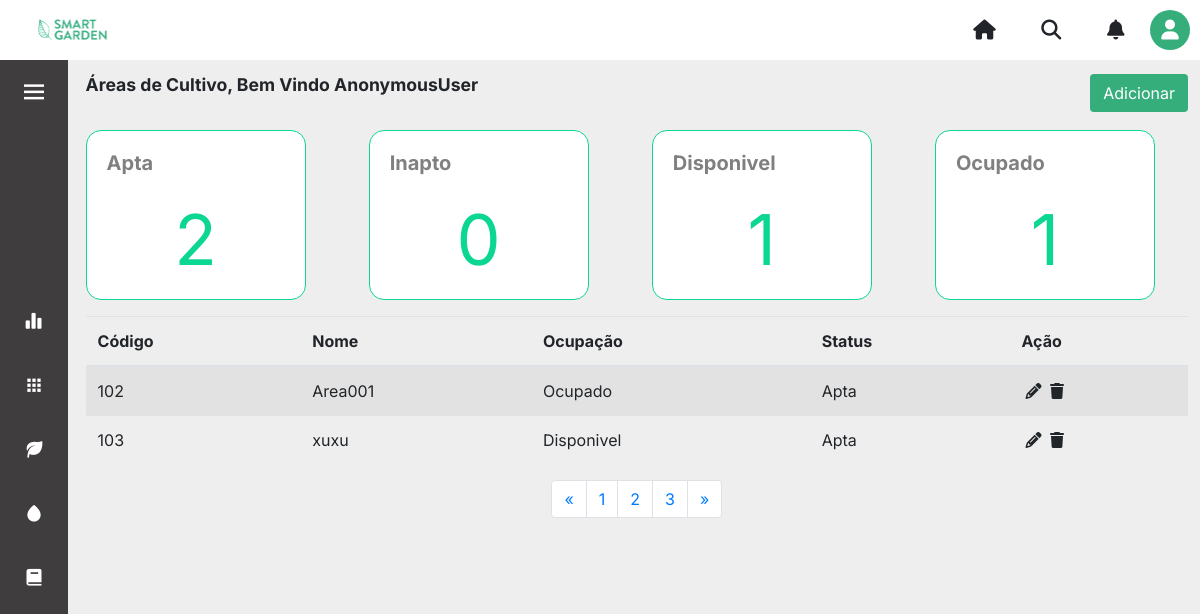
Page /areas/ on the earlier database version.
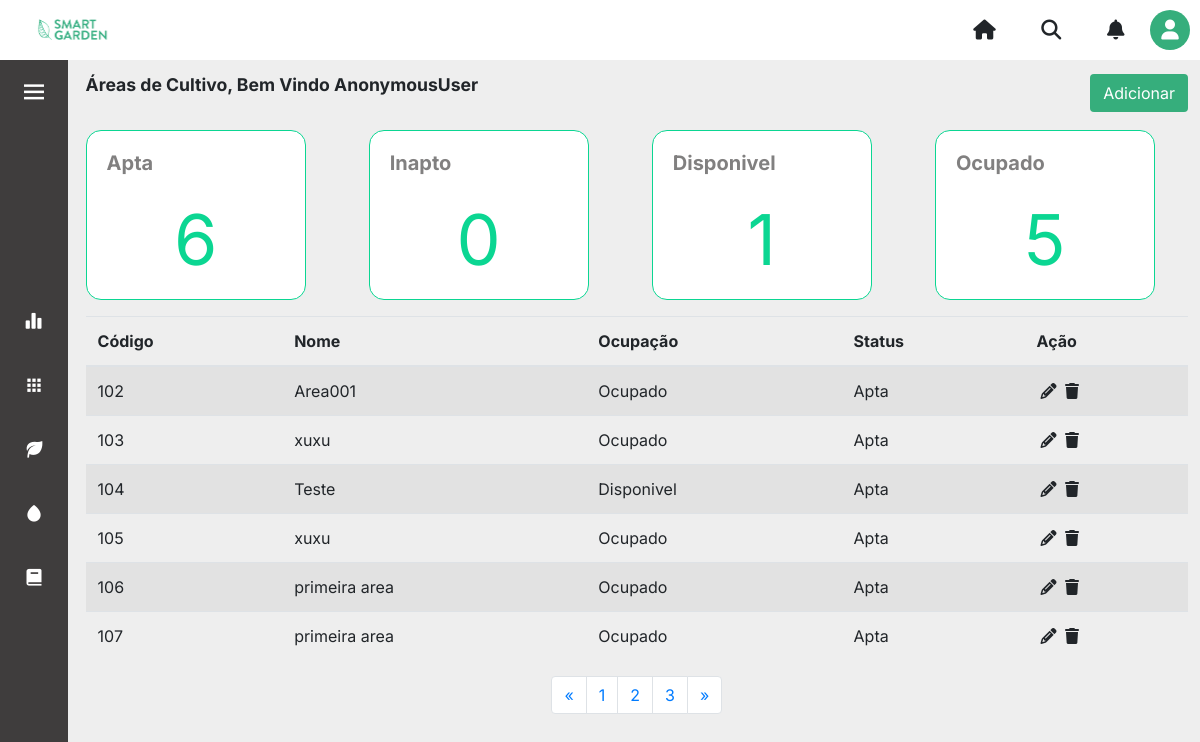
Same page on the later database version.
### core/models.py (models this page shows, shortened)
class AreaCultivo(models.Model):
    nome = models.CharField(max_length=100)
    disponivel = models.BooleanField(blank=True, null=False, default=True)
    apta = models.BooleanField(blank=False, null=False, default=True)

### core/views.py (the view)
# urls.py: path('areas/', views.areas, name='areas'),
def areas(request):
    areas = AreaCultivo.objects.all()
    qntDisponivel = AreaCultivo.objects.filter(disponivel=True).count()
    qntOcupado = AreaCultivo.objects.filter(disponivel=False).count()
    qntApta = AreaCultivo.objects.filter(apta=True).count()
    qntInapta = AreaCultivo.objects.filter(apta=False).count()
    contexto = {
        'areas': areas,
        'qntDisponivel': qntDisponivel,
        'qntOcupado': qntOcupado,
        'qntApta': qntApta,
        'qntInapta': qntInapta,
    }
    return render(request, 'areas.html', contexto)

### templates/areas.html (shortened to what this page needs)
{% extends 'layout.html' %} {% load static %} {% block content %}
<div>
	<div class="d-flex align-items-center justify-content-between mb-3">
		<p class="title-page">Áreas de Cultivo, Bem Vindo {{user}}</p>
		<a href="{% url 'cadastrar_areas' %}"><button type="button" class="btn btn_salvar">Adicionar</button></a>
	</div>
	<div class="row">
		<div class="col-sm-3">
			<div class="card">
				<div class="card-body">
					<h5 class="card-title">Apta</h5>
					<p class="card-text">{{qntApta}}</p>
				</div>
			</div>
		</div>
		<div class="col-sm-3">
			<div class="card">
				<div class="card-body">
					<h5 class="card-title">Inapto</h5>
					<p class="card-text">{{qntInapta}}</p>
				</div>
			</div>
		</div>
		<div class="col-sm-3">
			<div class="card">
				<div class="card-body">
					<h5 class="card-title">Disponivel</h5>
					<p class="card-text">{{qntDisponivel}}</p>
				</div>
			</div>
		</div>
		<div class="col-sm-3">
			<div class="card">
				<div class="card-body">
					<h5 class="card-title">Ocupado</h5>
					<p class="card-text">{{qntOcupado}}</p>
				</div>
			</div>
		</div>
	</div>
	<div>
		<table class="table table-striped table-hover mt-3">
			<thead class="border-botton border-secondary">
				<tr>
					<th scope="col">Código</th>
					<th scope="col">Nome</th>
					<th scope="col">Ocupação</th>
					<th scope="col">Status</th>
					<th scope="col"></i>Ação</th>
				</tr>
			</thead>
			<tbody>
				{% for area in areas %}
				<tr>
					<td scope="row">{{area.id}}</td>
					<td>{{area.nome}}</td>
					{% if area.disponivel == True %}
					<td>Disponivel</td>
					{% else %}
					<td>Ocupado</td>
					{% endif %} {% if area.apta == True %}
					<td>Apta</td>
					{% else %}
					<td>Inapta</td>
					{% endif %}
					<td>
						<a href='{% url 'update_areas' area.id%}' class="m-1">
							<i class="fa-solid fa-pencil text-black"></i></a>
						<a data-toggle="modal" data-target="#modal_confirm" href='{% url 'delete_areas' area.id %}'>
							<i class="fa-sharp fa-solid fa-trash text-black" data-toggle="modal fade" data-target="#exampleModal"></i>
						</a>
					</td>
				</tr>
				{% endfor %}
			</tbody>
		</table>
	</div>
	<div class="container_pagination">
		<nav aria-label="Page-navigation"  class="d-flex align-itens justify-content-around" style="margin-top: 0px;">
			<ul class="pagination">
			<li class="page-item ">
				<a class="page-link" href="#" aria-label="Previous">
				<span aria-hidden="true">&laquo;</span>
				</a>
			</li>
			<li class="page-item"><a class="page-link" href="#">1</a></li>
			<li class="page-item"><a class="page-link" href="#">2</a></li>
			<li class="page-item"><a class="page-link" href="#">3</a></li>
			<li class="page-item">
				<a class="page-link" href="#" aria-label="Next">
				<span aria-hidden="true">&raquo;</span>
				</a>
			</li>
			</ul>
		</nav>
	</div>
{% endblock %}

### templates/layout.html (shortened to what this page needs)
{%load static%}
<!DOCTYPE html>
<html lang="pt-BR">
	<head>
		<link rel="stylesheet" href="https://cdn.jsdelivr.net/npm/bootstrap@4.6.2/dist/css/bootstrap.min.css">		<link rel="stylesheet" href="{%static 'css/layout.css'%}" />
		<link rel="stylesheet" href="{%static 'css/layout_header.css'%}" />
		<link rel="stylesheet" href="{%static 'css/layout_sidebar.css'%}" />
		<link rel="stylesheet" href="{%static 'css/global.css'%}" />
		<link rel="stylesheet" href="{%static 'css/areas.css'%}" />
		<link rel="stylesheet" href="{%static 'css/forms.css'%}" />
		<link href="https://cdn.jsdelivr.net/npm/boxicons@latest/css/boxicons.min.css" rel="stylesheet" />
		<link href="https://cdn.jsdelivr.net/npm/boxicons@latest/css/boxicons.min.css" rel="stylesheet"/>
	</head>
	<body id="body-pd">
		<section class="layout">
			<header>{% include 'partials/_header.html' %}</header>
			<aside id="section-pd">{% include 'partials/_sidebar.html' %}</aside>
			<main id="main-ml">{% block content %} {% endblock %}</main>
		</section>
	</body>
</html>

### templates/partials/_header.html (shortened to what this page needs)
{%load static%}
<div>
	<div class="list-itens">
		<ul class="itens mb-0">
			<div>
				<li class="logo">
					<a href="{% url "inicio" %}"><img src="{%static 'img/LOGO.png'%}" alt="logo" height="38px" width="89,5px"/></a>
				</li>
			</div>
			<div>
				<li>
					<a href="{% url "inicio" %}"><i class="fa-solid fa-house"></i></a>
				</li>
				<li>
					<a href="#"><i class="fa-solid fa-magnifying-glass"></i></a>
				</li>
				<li>
					<a href="#"><i class="fa-solid fa-bell"></i></a>
				</li>
				<li>
					<div class="circle">
						<div class="dropdown">
							<a href="#" data-toggle="dropdown"><i class="fa-solid fa-user" ></i></a>
						  </div>
					</div>
				</li>
			</div>
		</ul>
	</div>
</div>

### templates/partials/_sidebar.html (shortened to what this page needs)
<div class="l-navbar" id="nav-bar">
	<nav class="nav">
		<div class="btn-toggle">
			<i class="bx bx-menu" id="btn-toggle"></i>
		</div>
		<div class="nav_list">
			<a href="{% url 'inicio' %}" class="nav_link link_sidebar" id="link_inicio">
				<i class="bx bxs-bar-chart-alt-2 nav_icon"></i>
			</a>
			<a href="{% url 'areas' %}" class="nav_link link_sidebar" id="link_areas">
				<i class="bx bxs-grid nav_icon"></i>
			</a>
			<a href="{% url 'plantacoes' %}" class="nav_link link_sidebar" id="link_plantacoes">
				<i class="bx bxs-leaf nav_icon"></i>
			</a>
			<a href="	{% url 'irrigacoes' %}" class="nav_link link_sidebar" id="link_irrigacoes">
				<i class="bx bxs-droplet nav_icon"></i>
			</a>
			<a href="#" class="nav_link link_sidebar" id="link_tarefas">
				<i class="bx bxs-book nav_icon"></i>
			</a>
		</div>
	</nav>
</div>

### static/css/layout.css (style rules this page uses)
body { background-color: var(--light-color); }
.layout { display: grid; grid-template-rows: auto auto; grid-template-areas: 'header' 'header' 'aside' 'main'; overflow-x: hidden; }
header { grid-area: header; width: 100%; position: fixed; z-index: 2; }
main { grid-area: main; min-height: 100vh; padding-bottom: 2rem; position: relative; transition: 0.5s; padding-top: 1rem; padding-left: calc(var(--nav-width) + 1.1rem); padding-right: 1%; background-color: var(--light-color); max-width: 100vw; }
aside { grid-area: aside; z-index: 1; margin-top: 3.5rem; }

### static/css/layout_header.css (style rules this page uses)
.itens { display: flex; align-items: center; padding: 10px; background-color: var(--white-color); list-style: none; font-size: 20px; justify-content: space-between; }
.itens li { display: inline-block; }
.itens li a { color: inherit; margin: 20px; }
.circle { display: flex; width: 40px; height: 40px; background-color: var(--green-secondary); border-radius: 25px; justify-content: center; align-items: center; }
.circle a i { color: var(--white-color); }

### static/css/layout_sidebar.css (style rules this page uses)
a { text-decoration: none; }
.btn-toggle { color: var(--white-color); font-size: 30px; cursor: pointer; margin-left: calc((var(--nav-width) - 30px) / 2); }
.l-navbar { position: fixed; top: 5; left: -30%; width: var(--nav-width); height: 100vh; background-color: var(--gray-dark); padding: 0.5rem 1rem 0 0; transition: 0.5s; z-index: var(--z-fixed); }
.nav { height: 70%; display: flex; flex-direction: column; justify-content: space-between; overflow: hidden; }
.nav_logo, .nav_link { display: grid; grid-template-columns: max-content max-content; align-items: center; column-gap: 1rem; padding: 0.5rem 0 0.5rem 1.5rem; }
.nav_link { position: relative; color: var(--white-color); margin-bottom: 1.5rem; transition: 0.3s; }
.nav_icon { font-size: 1.25rem; }
@media screen and (min-width: 350px) { .l-navbar { left: 0; padding: 1rem 1rem 0 0; } }

### static/css/global.css (style rules this page uses)
* { margin: 0; padding: 0; }
:root { --nav-width: 68px; --gray-dark: #3f3d3d; --green-primary: #0bd692; --green-secondary: #36ae7c; --white-color: #ffffff; --light-color: #eeeeee; --body-font: 'Inter', sans-serif; --title-font: 'Roboto' sans-serif; --font-name: 'Raleway', sans-serif; --normal-font-size: 1rem; --z-fixed: 100; }
body { position: relative; font-family: var(--body-font); font-size: var(--normal-font-size); transition: 0.5s; max-width: 100vw; }
.title-page { font-family: var(--title-font); font-weight: 700; font-size: 1.1rem; }

### static/css/areas.css (style rules this page uses)
a { color: inherit; }
.card { border: solid 1px var(--green-primary); border-radius: 15px; padding: 0; margin: 0; width: 220px; height: 170px; }
.card-title { font-size: 20px; font-weight: bolder; color: #3f3d3d; display: flex; opacity: 65%; }
.card-text { color: var(--green-primary); font-size: 70px; display: flex; justify-content: center; }

### static/css/forms.css (style rules this page uses)
.btn_salvar, .btn_salvar:hover { background-color: var(--green-secondary) !important; color: var(--white-color) !important; float: right; margin-left: 0.5rem; }

Differences in the rows shown:
changed AreaCultivo id 103: disponivel "Disponivel" → "Ocupado"
added AreaCultivo: id "104", nome "Teste", disponivel "Disponivel", apta "Apta"
added AreaCultivo: id "105", nome "xuxu", disponivel "Ocupado", apta "Apta"
added AreaCultivo: id "106", nome "primeira area", disponivel "Ocupado", apta "Apta"
added AreaCultivo: id "107", nome "primeira area", disponivel "Ocupado", apta "Apta"
Other differences:
{{ qntApta }}: "2" → "6"
{{ qntOcupado }}: "1" → "5"
